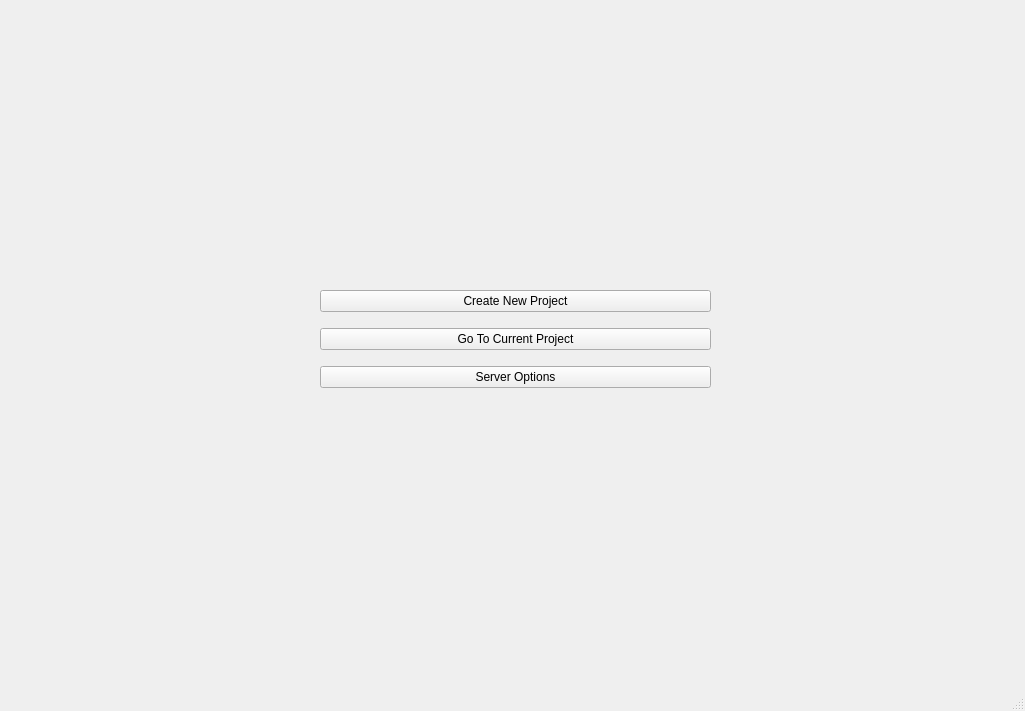
<?xml version="1.0" encoding="UTF-8"?>
<ui version="4.0">
 <class>PickMainWindow</class>
 <widget class="QMainWindow" name="PickMainWindow">
  <property name="geometry">
   <rect>
    <x>0</x>
    <y>0</y>
    <width>1025</width>
    <height>711</height>
   </rect>
  </property>
  <property name="minimumSize">
   <size>
    <width>0</width>
    <height>0</height>
   </size>
  </property>
  <property name="windowTitle">
   <string>PICK</string>
  </property>
  <widget class="QWidget" name="centralwidget">
   <widget class="QWidget" name="gridLayoutWidget">
    <property name="geometry">
     <rect>
      <x>320</x>
      <y>280</y>
      <width>391</width>
      <height>121</height>
     </rect>
    </property>
    <layout class="QGridLayout" name="MiddlegridLayout">
     <item row="0" column="0">
      <widget class="QPushButton" name="CreateNew_pushButton">
       <property name="text">
        <string>Create New Project</string>
       </property>
      </widget>
     </item>
     <item row="1" column="0">
      <widget class="QPushButton" name="CurrentProject_PushButton">
       <property name="text">
        <string>Go To Current Project</string>
       </property>
      </widget>
     </item>
     <item row="2" column="0">
      <widget class="QPushButton" name="ServerOption_pushButton">
       <property name="text">
        <string>Server Options</string>
       </property>
      </widget>
     </item>
    </layout>
   </widget>
   <widget class="QWidget" name="verticalLayoutWidget">
    <property name="geometry">
     <rect>
      <x>9</x>
      <y>9</y>
      <width>1011</width>
      <height>261</height>
     </rect>
    </property>
    <layout class="QVBoxLayout" name="Top_verticalLayout">
     <item>
      <spacer name="Top_verticalSpacer">
       <property name="orientation">
        <enum>Qt::Vertical</enum>
       </property>
       <property name="sizeHint" stdset="0">
        <size>
         <width>20</width>
         <height>40</height>
        </size>
       </property>
      </spacer>
     </item>
    </layout>
   </widget>
   <widget class="QWidget" name="verticalLayoutWidget_2">
    <property name="geometry">
     <rect>
      <x>10</x>
      <y>410</y>
      <width>1011</width>
      <height>251</height>
     </rect>
    </property>
    <layout class="QVBoxLayout" name="Bottom_verticalLayout">
     <item>
      <spacer name="Bottom_verticalSpacer">
       <property name="orientation">
        <enum>Qt::Vertical</enum>
       </property>
       <property name="sizeHint" stdset="0">
        <size>
         <width>20</width>
         <height>40</height>
        </size>
       </property>
      </spacer>
     </item>
    </layout>
   </widget>
   <widget class="QWidget" name="horizontalLayoutWidget">
    <property name="geometry">
     <rect>
      <x>9</x>
      <y>279</y>
      <width>301</width>
      <height>121</height>
     </rect>
    </property>
    <layout class="QHBoxLayout" name="Left_horizontalLayout">
     <item>
      <spacer name="Left_horizontalSpacer">
       <property name="orientation">
        <enum>Qt::Horizontal</enum>
       </property>
       <property name="sizeHint" stdset="0">
        <size>
         <width>40</width>
         <height>20</height>
        </size>
       </property>
      </spacer>
     </item>
    </layout>
   </widget>
   <widget class="QWidget" name="horizontalLayoutWidget_2">
    <property name="geometry">
     <rect>
      <x>720</x>
      <y>280</y>
      <width>301</width>
      <height>121</height>
     </rect>
    </property>
    <layout class="QHBoxLayout" name="Right_horizontalLayout">
     <item>
      <spacer name="Right_horizontalSpacer">
       <property name="orientation">
        <enum>Qt::Horizontal</enum>
       </property>
       <property name="sizeHint" stdset="0">
        <size>
         <width>40</width>
         <height>20</height>
        </size>
       </property>
      </spacer>
     </item>
    </layout>
   </widget>
  </widget>
  <widget class="QMenuBar" name="menubar">
   <property name="geometry">
    <rect>
     <x>0</x>
     <y>0</y>
     <width>1025</width>
     <height>22</height>
    </rect>
   </property>
  </widget>
  <widget class="QStatusBar" name="statusbar"/>
 </widget>
 <resources/>
 <connections/>
</ui>
